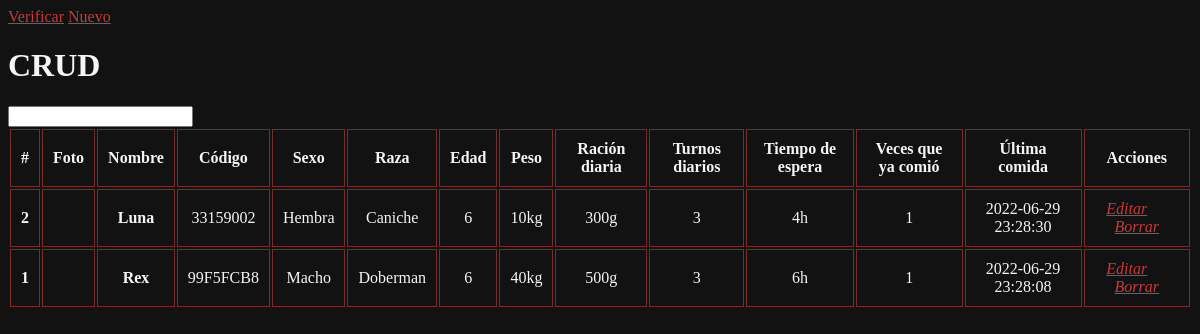
Page /listado.php on the earlier database version.
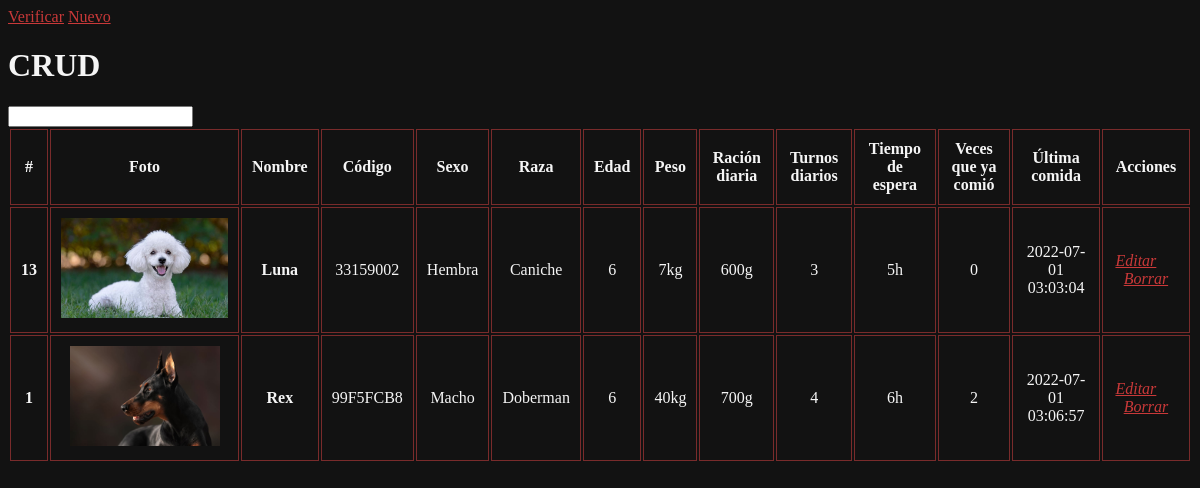
Same page on the later database version.
### tables this page shows
CREATE TABLE `perros` (
  `identificador` int(11) NOT NULL,
  `id` varchar(255) NOT NULL,
  `nombre` varchar(255) NOT NULL,
  `foto` varchar(255) NOT NULL,
  `sexo` enum('Macho','Hembra') NOT NULL,
  `raza` varchar(255) NOT NULL,
  `edad` int(11) NOT NULL,
  `peso` int(11) NOT NULL,
  `racion` int(11) NOT NULL,
  `turnos` int(11) NOT NULL,
  `cooldown` int(11) NOT NULL,
  `veces` varchar(255) NOT NULL,
  `ultimaEntrada` timestamp NOT NULL DEFAULT current_timestamp(),
  `ultimaSalida` timestamp NOT NULL DEFAULT current_timestamp(),
  `entro` tinyint(1) NOT NULL
);

### listado.php (the view, shortened to what this page needs)
<!DOCTYPE html>
<html lang="es">
<html>
<head>
  <link rel="stylesheet" href="css/temp.css">
</head>
<body>
  <a class="verificar btn btn-outline-dark btn-sm" href="verificacion.php"><i class="fa-solid fa-check"></i> Verificar</a>
  <a class="nuevo btn btn-dark btn-sm me-md-2" href="registro.php"><i style="color: white" class="fa-solid fa-plus"></i> Nuevo</a>
  <h1>CRUD</h1>
  <input type="text" name="buscar" id="buscar">
  <table id="datos-tabla">
    <thead>
      <tr>
        <th>#</th>
        <th>Foto</th>
        <th>Nombre</th>
        <th>Código</th>
        <th>Sexo</th>
        <th>Raza</th>
        <th>Edad</th>
        <th>Peso</th>
        <th>Ración diaria</th>
        <th>Turnos diarios</th>
        <th>Tiempo de espera</th>
        <th>Veces que ya comió</th>
        <th>Última comida</th>
        <th>Acciones</th>
      </tr>
    </thead>
    <tbody>
      <?php
      $pdo = Base::connect();
      $sql = 'SELECT * FROM perros ORDER BY identificador DESC';
      foreach ($pdo->query($sql) as $row) {
        echo '<tr>';
        echo '<td><b>' . $row['identificador'] . '</b></td>';
        echo '<td><img src="img/' . $row['foto'] . '" alt="" height="100px"></td>';
        echo '<td><b>' . $row['nombre'] . '</b></td>';
        echo '<td>' . $row['id'] . '</td>';
        echo '<td>' . $row['sexo'] . '</td>';
        echo '<td>' . $row['raza'] . '</td>';
        echo '<td>' . $row['edad'] . '</td>';
        echo '<td>' . $row['peso'] . 'kg</td>';
        echo '<td>' . $row['racion'] . 'g</td>';
        echo '<td>' . $row['turnos'] . '</td>';
        echo '<td>' . $row['cooldown'] . 'h</td>';
        echo '<td>' . $row['veces'] . '</td>';
        echo '<td>' . $row['ultimaSalida'] . '</td>';
        echo '<td><a href="editar.php?id=' . $row['id'] . '"><i style="font-size:16px;margin-right:20px;" class="fa-solid fa-pen">Editar</i></a>';
        echo '<a href="db_borrar.php?id=' . $row['id'] . '"><i style="font-size:16px;" class="fa-solid fa-trash-can">Borrar</i></a>';
        echo '</td>';
        echo '</tr>';
      }
      ?>
    </tbody>
  </table>
</body>
</html>

### css/temp.css (style rules this page uses)
body { background-color: #121212; color: whitesmoke; }
a { color: rgb(201, 57, 57); }
table { text-align: center; }
table th, table td { padding: 10px; border:rgb(121, 43, 43) 1px solid; }

Differences in the rows shown:
removed perros: identificador "2", nombre "Luna", id "33159002", sexo "Hembra", raza "Caniche", edad "6", peso "10", racion "300", turnos "3", cooldown "4", veces "1", ultimaSalida "2022-06-29 23:28:30"
added perros: identificador "13", foto (picture), nombre "Luna", id "33159002", sexo "Hembra", raza "Caniche", edad "6", peso "7", racion "600", turnos "3", cooldown "5", veces "0", ultimaSalida "2022-07-01 03:03:04"
changed perros "Rex": foto: picture added; racion "500" → "700"; turnos "3" → "4"; veces "1" → "2"; ultimaSalida "2022-06-29 23:28:08" → "2022-07-01 03:06:57"
